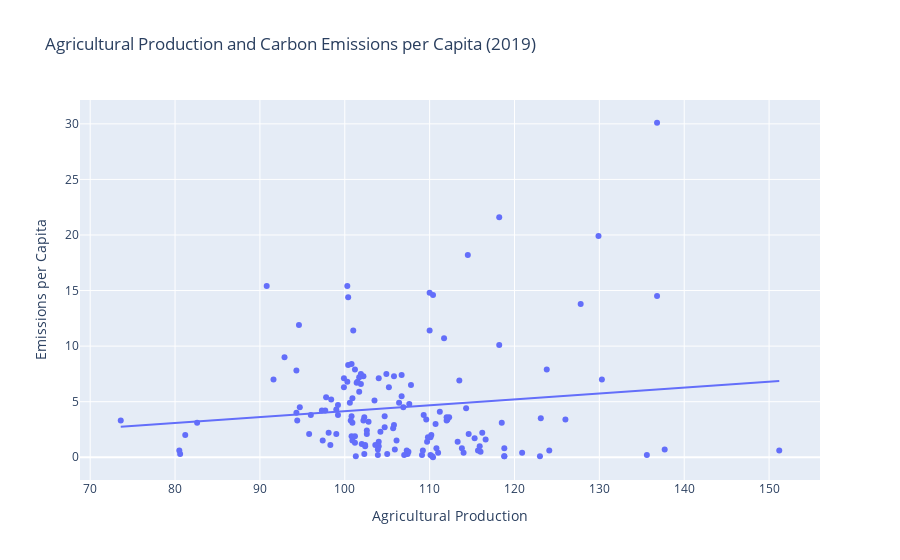

Notebook source saved alongside this figure:
### Code cell
# Filter out the outlier
filtered_data = filtered_merged1[filtered_merged1['Country'] != 'China, Hong Kong SAR']

# Create the scatter plot
fig = px.scatter(
    filtered_data,
    x="Value_x",  # Column for x-axis (Agricultural Production)
    y="Value_y",  # Column for y-axis (Emissions per Capita)
    title="Agricultural Production and Carbon Emissions per Capita (2019)",
    trendline="ols", 
    labels={"Value_x": "Agricultural Production", "Value_y": "Emissions per Capita"},
)

# Show the plot
fig.show()

### Figure 1 — Plotly figure (JSON) as saved in the notebook; plotly's stock layout.template omitted (floating-point values rounded to 4 significant figures; data arrays with more than 128 entries replaced by an {"elided": "..."} marker saying what was removed)
{"data": [{"hovertemplate": "Agricultural Production=%{x}<br>Emissions per Capita=%{y}<extra></extra>", "legendgroup": "", "marker": {"color": "#636efa", "symbol": "circle"}, "mode": "markers", "name": "", "orientation": "v", "showlegend": false, "type": "scatter", "x": {"elided": "145 float values"}, "xaxis": "x", "y": {"elided": "145 float values"}, "yaxis": "y"}, {"hovertemplate": "<b>OLS trendline</b><br>Value_y = 0.0530464 * Value_x + -1.15279<br>R<sup>2</sup>=0.015264<br><br>Agricultural Production=%{x}<br>Emissions per Capita=%{y} <b>(trend)</b><extra></extra>", "legendgroup": "", "marker": {"color": "#636efa", "symbol": "circle"}, "mode": "lines", "name": "", "showlegend": false, "type": "scatter", "x": {"elided": "145 float values"}, "xaxis": "x", "y": {"elided": "145 float values"}, "yaxis": "y"}], "layout": {"legend": {"tracegroupgap": 0}, "title": {"text": "Agricultural Production and Carbon Emissions per Capita (2019)"}, "xaxis": {"anchor": "y", "domain": [0, 1], "title": {"text": "Agricultural Production"}}, "yaxis": {"anchor": "x", "domain": [0, 1], "title": {"text": "Emissions per Capita"}}}}
